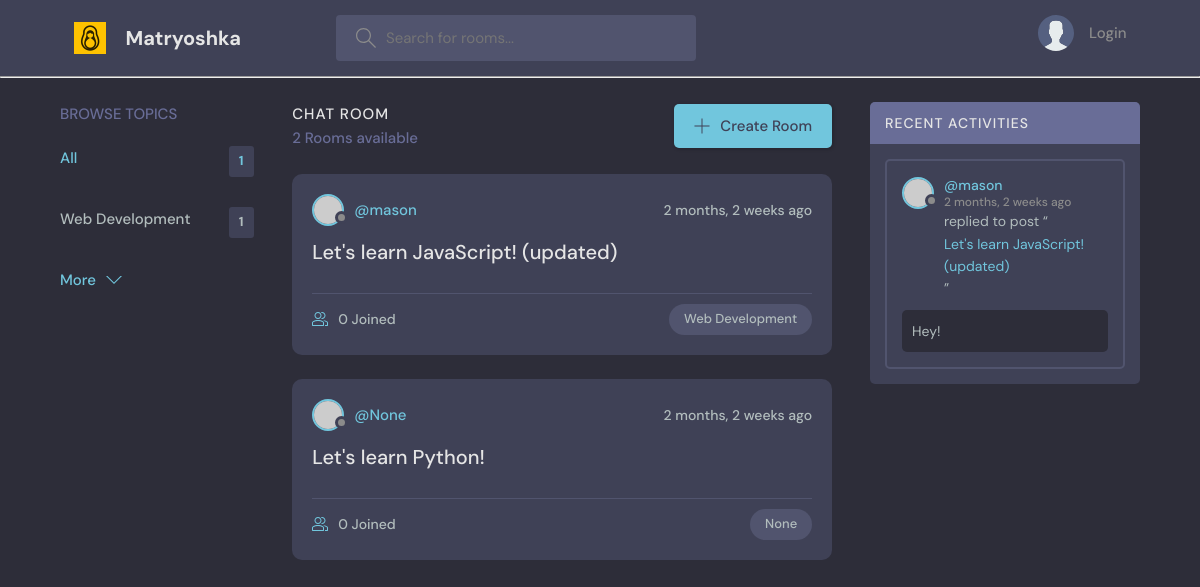
The page / on the database its author committed.
### base/models.py (models this page shows)
class Topic(models.Model):
    name = models.CharField(max_length=200)
    def __str__(self):
        return self.name

class Room(models.Model):
    host = models.ForeignKey(User, on_delete=models.SET_NULL, null=True)
    topic = models.ForeignKey(Topic, on_delete=models.SET_NULL, null=True)
    name = models.CharField(max_length=900)
    description = models.TextField(null=True, blank=True)
    participants = models.ManyToManyField(User, related_name="participants", blank=True)
    updated = models.DateTimeField(auto_now=True)
    created = models.DateTimeField(auto_now_add=True)
    class Meta:
        ordering = ["-updated", "-created"]
    def __str__(self):
        return self.name

class Message(models.Model):
    room = models.ForeignKey(Room, on_delete=models.CASCADE)
    user = models.ForeignKey(User, on_delete=models.CASCADE)
    body = models.TextField()
    updated = models.DateTimeField(auto_now=True)
    created = models.DateTimeField(auto_now_add=True)
    class Meta:
        ordering = ["-updated", "-created"]
    def __str__(self):
        return self.body[0:50]

### base/views.py (the view)
# urls.py: path("", views.home, name="home"),
def home(request):
    q = request.GET.get("q") if request.GET.get("q") is not None else ""
    rooms = Room.objects.filter(
        Q(topic__name__icontains=q) | Q(name__icontains=q) | Q(description__icontains=q)
    )
    topics = Topic.objects.all()[0:5]
    topic_count = topics.count()
    room_count = rooms.count()
    room_messages = Message.objects.filter(Q(room__topic__name__icontains=q)).order_by(
        "-created"
    )[:5]
    context = {
        "rooms": rooms,
        "topics": topics,
        "room_count": room_count,
        "room_messages": room_messages,
        "topic_count": topic_count,
    }
    return render(request, "base/home.html", context)

### base/templates/base/home.html (shortened to what this page needs)
{% extends "main.html" %}
{% block content %}
    <main class="layout layout--3">
        <div class="container">
            {% include "base/topic_component.html" %}
            <div class="roomList">
                <div class="roomList__header">
                    <div>
                        <h2>Chat Room</h2>
                        <p>{{ room_count }} Rooms available</p>
                    </div>
                    <a class="btn btn--main" href="{% url 'create-room' %}">
                        <svg xmlns="http://www.w3.org/2000/svg" width="32" height="32"
                             viewBox="0 0 32 32">
                            <title>add</title>
                            <path
                                    d="M16.943 0.943h-1.885v14.115h-14.115v1.885h14.115v14.115h1.885v-14.115h14.115v-1.885h-14.115v-14.115z"
                            ></path>
                        </svg>
                        Create Room
                    </a>
                </div>
                {% include "base/feed_component.html" %}
            </div>
            {% include "base/activity_component.html" %}
        </div>
    </main>
{% endblock %}

### base/templates/base/topic_component.html
<div class="topics">
            <div class="topics__header">
                <h2>Browse Topics</h2>
            </div>
            <ul class="topics__list">
                <li>
                    <a href="{% url 'home' %}" class="active">All<span>{{ topics.count }}</span></a>
                </li>
                {% for topic in topics %}
                <li>
                    <a href="{% url 'home' %}?q={{ topic.name }}">{{ topic.name }}<span>{{ topic.room_set.all.count }}</span></a>
                </li>
                {% endfor %}
            </ul>
            <a class="btn btn--link" href="{% url 'topic' %}">
                More
                <svg xmlns="http://www.w3.org/2000/svg" width="32" height="32" viewBox="0 0 32 32">
                    <title>chevron-down</title>
                    <path d="M16 21l-13-13h-3l16 16 16-16h-3l-13 13z"></path>
                </svg>
            </a>
        </div>

### base/templates/base/feed_component.html (shortened to what this page needs)
{% for room in rooms %}
    <div class="roomListRoom">
        <div class="roomListRoom__header">
            <a href="{% url 'user-profile' room.host.id %}" class="roomListRoom__author">
                <div class="avatar avatar--small">
                    <img src="https://randomuser.me/api/portraits/women/11.jpg" alt=""/>
                </div>
                <span>@{{ room.host }}</span>
            </a>
            <div class="roomListRoom__actions">
                <span>{{ room.created|timesince }} ago</span>
            </div>
        </div>
        <div class="roomListRoom__content">
            <a href="{% url 'room-url' room.id %}">{{ room.name }}</a>
        </div>
        <div class="roomListRoom__meta">
            <a href="{% url 'room-url' room.id %}" class="roomListRoom__joined">
                {{ room.participants.all.count }} Joined
            </a>
            <p class="roomListRoom__topic">{{ room.topic }}</p>
        </div>
    </div>
{% endfor %}

### base/templates/base/activity_component.html (shortened to what this page needs)
<div class="activities">
    <div class="activities__header">
        <h2>Recent Activities</h2>
    </div>
    {% for message in room_messages %}
        <div class="activities__box">
            <div class="activities__boxHeader roomListRoom__header">
                <a href="{% url "user-profile" message.user.id %}" class="roomListRoom__author">
                    <div class="avatar avatar--small">
                        <img src="https://randomuser.me/api/portraits/women/11.jpg" alt=""/>
                    </div>
                    <p>
                        @{{ message.user }}
                        <span>{{ message.created|timesince }} ago</span>
                    </p>
                </a>
            </div>
            <div class="activities__boxContent">
                <p>replied to post “<a href="{% url 'room-url' message.room.id %}">{{ message.room }}</a>”</p>
                <div class="activities__boxRoomContent">
                    {{ message }}
                </div>
            </div>
        </div>
    {% endfor %}
</div>

### rows shown on the page
Topic: name "Web Development", room_set.all.count "1"
Room: host "mason", created "2 months, 2 weeks", name "Let's learn JavaScript! (updated)", participants.all.count "0", topic "Web Development"
Room: host "None", created "2 months, 2 weeks", name "Let's learn Python!", participants.all.count "0", topic "None"
Message: user "mason", created "2 months, 2 weeks", room "Let's learn JavaScript! (updated)", body "Hey!"

### other values the page prints
{{ topics.count }} "1"
{{ room_count }} "2"
